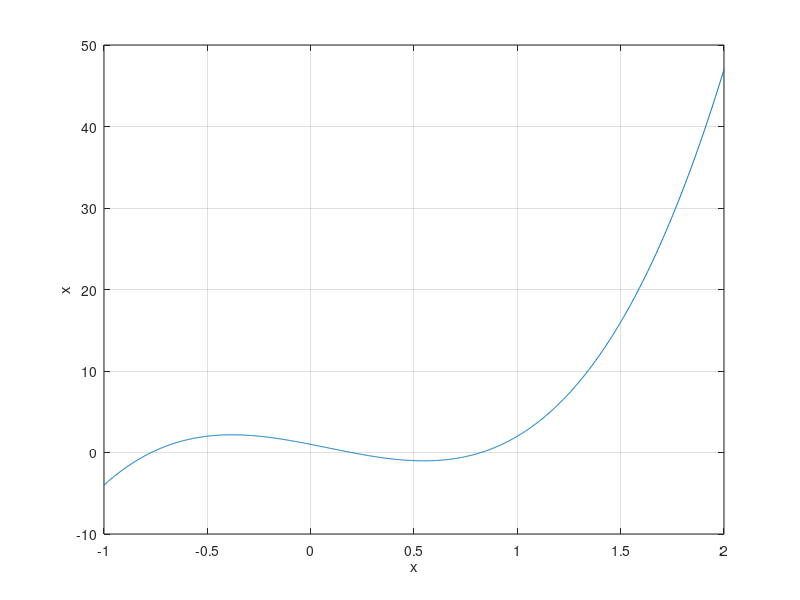

MATLAB code to generate this figure:
clear variables
clc
a = 8;                      % Coefficient of x^3
b = 2;                      % Coefficient of x^2
c = 5;                      % Coefficient of x^1
d = 1;                      % Coefficient of x^0
x = linspace(-1,2,1024)     % Indepentant variable
y = a*x.^3 - b*x.^2 - c*x + d;       % Dependant variable

figure (1)                  % open a figure window
plot(x,y)                   % plot (x,y)
grid on                     % turn on the grid
xlabel('x')                 % label the x axis
ylabel('x')                 % label the y axis   